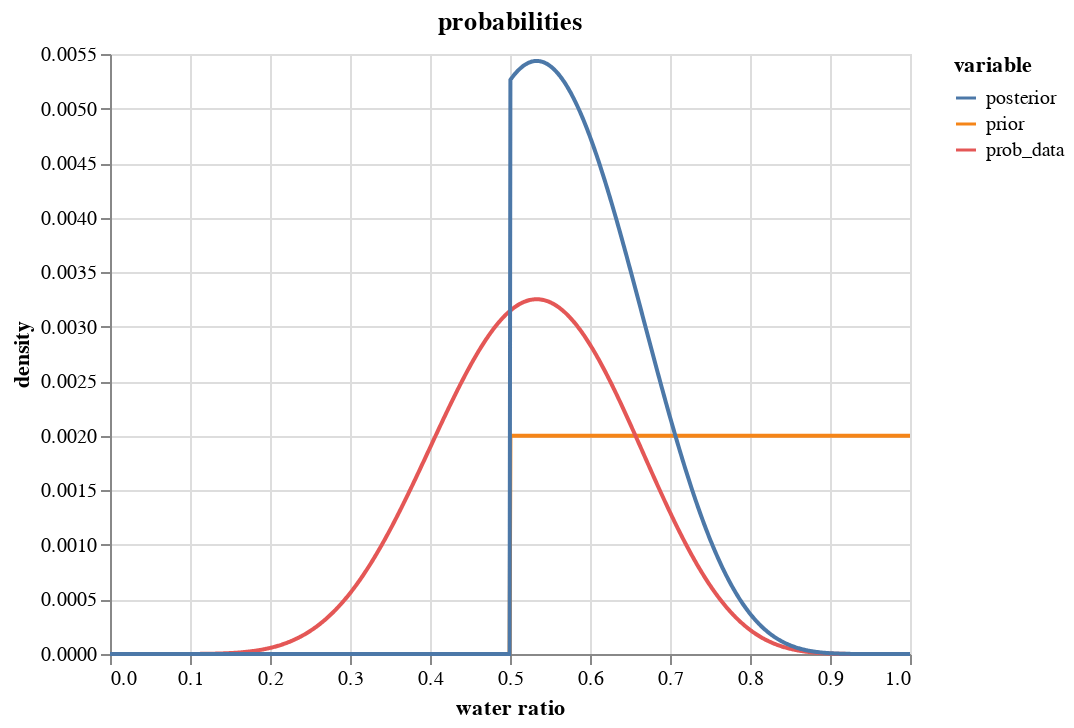

Notebook code cell kept with this figure:
### Code cell
# data source for plotting
tmp_df = pd.DataFrame(
    {
        "p_grid": p_grid,
        "prior": prior,
        "prob_data": prob_data,
        "posterior": posterior,
    }
)

# convert wide df to tall, keep `p_grid` column
tmp_df = tmp_df.melt("p_grid", value_name="density")

alt.Chart(tmp_df, title="probabilities").mark_line().encode(
    alt.X("p_grid", title="water ratio"),
    y="density",
    color="variable",
)

### Figure 1 — Vega-Lite specification as saved in the notebook (floating-point values rounded to 4 significant figures; data arrays with more than 128 entries replaced by an {"elided": "..."} marker saying what was removed)
{"$schema": "https://vega.github.io/schema/vega-lite/v4.17.0.json", "config": {"view": {"continuousHeight": 300, "continuousWidth": 400}}, "data": {"name": "data-6f958ba43fc1ef2ffa399e5a10dcb588"}, "datasets": {"data-6f958ba43fc1ef2ffa399e5a10dcb588": {"elided": "3000 records"}}, "encoding": {"color": {"field": "variable", "type": "nominal"}, "x": {"field": "p_grid", "title": "water ratio", "type": "quantitative"}, "y": {"field": "density", "type": "quantitative"}}, "mark": "line", "title": "probabilities"}
